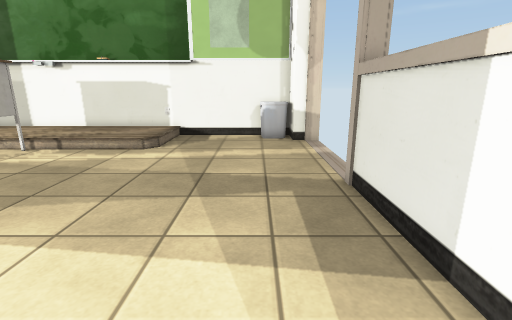
view 1 (above)

16 first-person views from a walk through a 3-D level made in the Unity game engine. The camera is 1.3 m above the floor, tilts 14° down and sees 85° across. Doors are open. The floor is counted in squares, 0.45 m on a side. Each view is taken from the middle of a square. On the plan, view 1 faces up. The plan holds only what a view shows up to about 20 squares ahead; the rest is blank. The player character is not drawn. Some surface patterns are stand-ins.

view 2
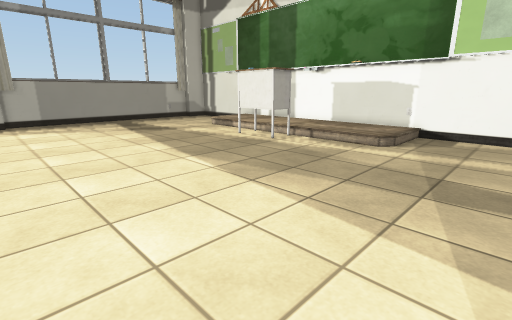

view 3
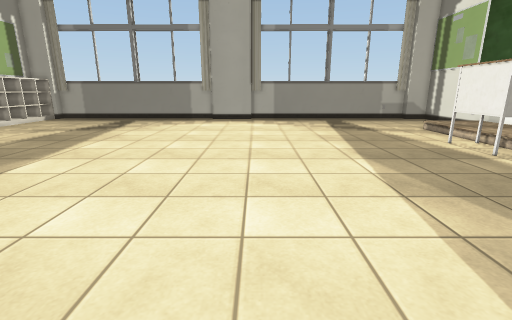

view 4
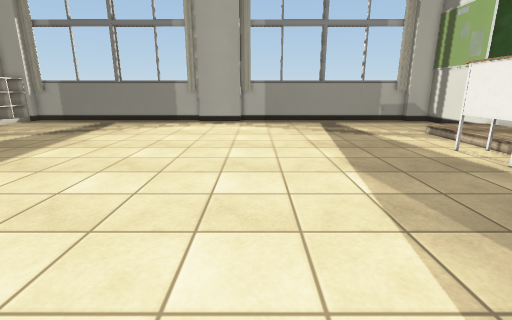

view 5
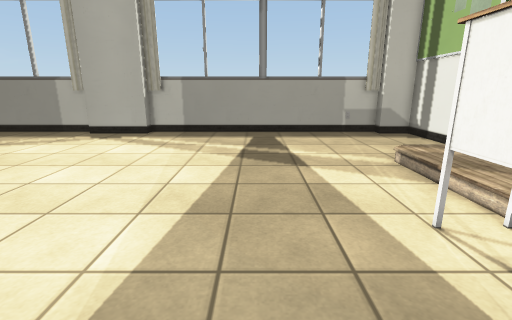

view 6
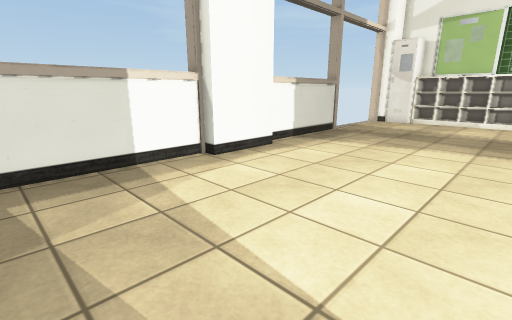

view 7
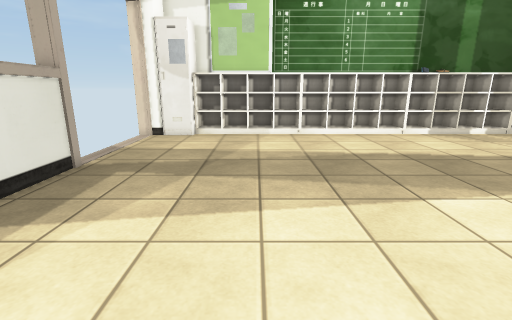

view 8
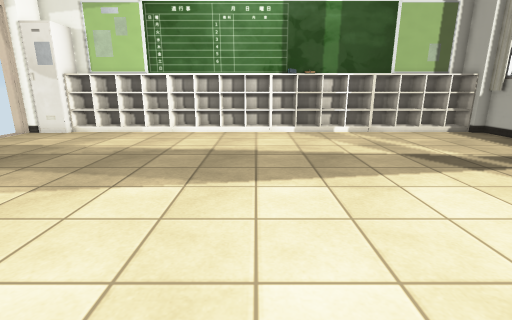

view 9
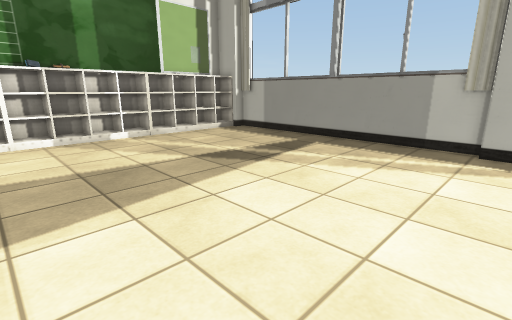

view 10
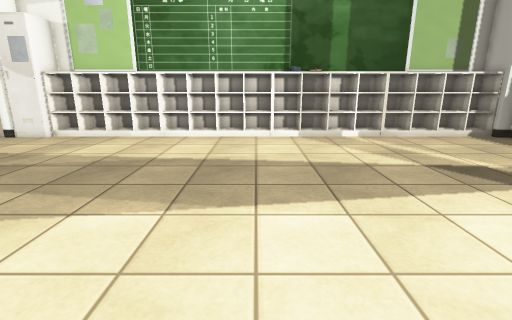

view 11
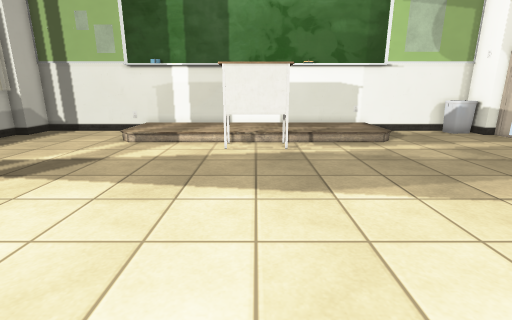

view 12
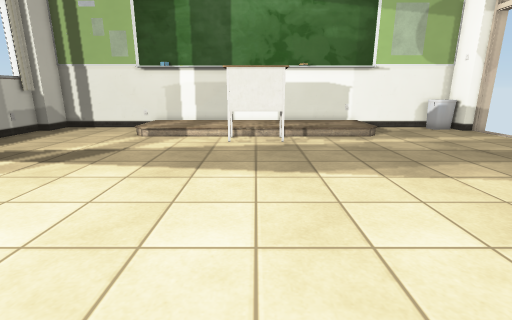

view 13
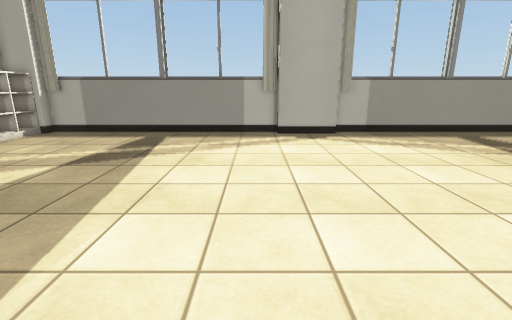

view 14
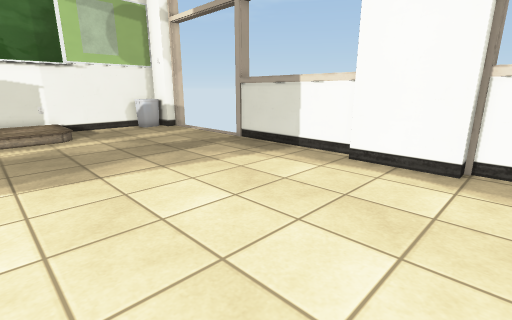

view 15
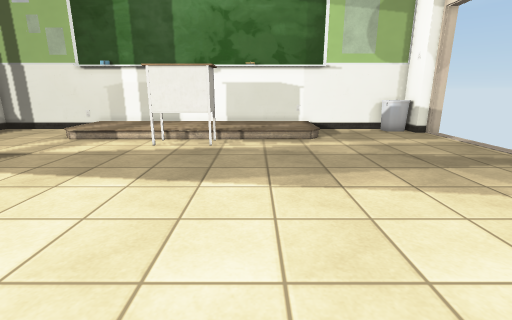

view 16
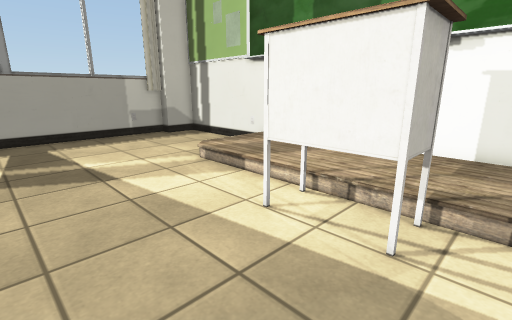

### Floor plan
Key: @ floor where view 1 was taken; # wall or solid block; . main floor; : floor 0.25 m higher than the main floor; / step, stairs or slope; D open door; E desk; L locker; S shelf; O other object.
Columns run from 29 left of view 1 to 4 right of it. Each row starts with its distance up from view 1.
 19                             ####
 18  ########################### OO#
 17 ##....../:::::::::::::::/....OO##
 16 #......./:::::::::::::::/.......D#
 15 #......./:::::::::::::::/.......D
 14 #......./::::::E  ::::::/.......D
 13 #.............EE EE.............D
 12 #.............EEEEE.............D
 11 #...............................D
 10 #...............................D
  9 #...............................D
  8 #...............................D
  7 #...............................D
  6 #...............................D
  5 #...............................D
  4 #...............................D
  3 #...............................D
  2 #...............................D
  1 #...............................D
  0 ##...........................@.##
 -1  #.............................#
 -2  #.............................#
 -3 ##.............................##
 -4 #...............................D
 -5 #...............................D
 -6 #...............................D
 -7 #...............................D
 -8 #...............................D
 -9 #...............................D
-10 #...............................D
-11 #...............................D#
-12 #...............................D#
-13 #...............................D
-14 #...............................D
-15 #...............................D
-16 #...............................D
-17 #...............................D
-18 #...............................D
-19 #.............................LLD#
-20 ##SSSSSSSSSSSSSSSSSSSSSSSSSSSLLL##
-21  SSSSSSS#SSSSSS SSSSSS SSSSSSL

Positions as (right, up) in squares from view 1, and headings:
1: (0, 0), facing up
2: (0, -1), facing up-left
3: (1, 1), facing left
4: (-1, 2), facing left
5: (-9, 8), facing left
6: (-8, 8), facing down-right
7: (-4, -1), facing down
8: (-13, 0), facing down
9: (-13, -2), facing down-left
10: (-13, -2), facing down
11: (-13, -2), facing up
12: (-13, -4), facing up
13: (-9, -5), facing left
14: (-9, -5), facing up-right
15: (-9, -3), facing up
16: (-10, 7), facing up-left
